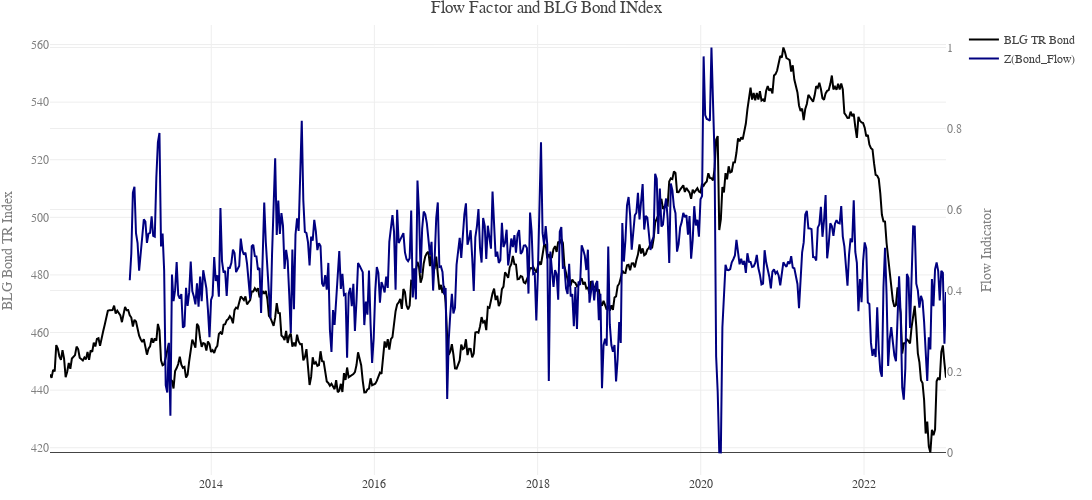

Write notebook code for a chart like this one.
### Code cell
plot_df = flow_weekly_dataset.copy()

fig = go.Figure()


fig.add_trace(
    go.Scatter(x=plot_df['t_date'],
                y=plot_df['BLG TR Bond'],
                name = 'BLG TR Bond',
                yaxis="y",))

fig.add_trace(
    go.Scatter(x=plot_df['t_date'],
                y=(plot_df['Z(Bond_Flow)'] - plot_df['Z(Bond_Flow)'].min()) / (plot_df['Z(Bond_Flow)'].max() - plot_df['Z(Bond_Flow)'].min()),
                name = 'Z(Bond_Flow)',
                yaxis = "y4",))

fig.update_layout(template=temp,
                  title='Flow Factor and BLG Bond INdex', 
                  hovermode='closest',
                  margin=dict(l=50, r=50, t=25, b=25),
                  height=500, 
                  width=1600, 
                  showlegend=True,

                xaxis=dict(domain=[0.65, 0.35]),
                
                yaxis = dict(title="BLG Bond TR Index",
                            titlefont=dict(color="gray"),
                            tickfont=dict(color="gray"),
                            side="left"), # specifying the side the axis should be present
                
                yaxis4 = dict(title="Flow Indicator",
                            titlefont=dict(color="gray"),
                            tickfont=dict(color="gray"),
                            overlaying="y", # specifyinfg y - axis has to be separated
                            side="right"), # specifying the side the axis should be present
    )


fig.data[0].line.color = "black"
fig.data[1].line.color = "navy"
fig.show()

### Figure 1 — Plotly figure (JSON) as saved in the notebook; plotly's stock layout.template omitted (floating-point values rounded to 4 significant figures; data arrays with more than 128 entries replaced by an {"elided": "..."} marker saying what was removed)
{"data": [{"line": {"color": "black"}, "name": "BLG TR Bond", "type": "scatter", "x": {"elided": "574 str values"}, "y": {"elided": "574 float values"}, "yaxis": "y"}, {"line": {"color": "navy"}, "name": "Z(Bond_Flow)", "type": "scatter", "x": {"elided": "574 str values"}, "y": {"elided": "574 float values"}, "yaxis": "y4"}], "layout": {"height": 500, "hovermode": "closest", "margin": {"b": 25, "l": 50, "r": 50, "t": 25}, "showlegend": true, "title": {"text": "Flow Factor and BLG Bond INdex"}, "width": 1600, "xaxis": {"domain": [0.65, 0.35]}, "yaxis": {"side": "left", "tickfont": {"color": "gray"}, "title": {"font": {"color": "gray"}, "text": "BLG Bond TR Index"}}, "yaxis4": {"overlaying": "y", "side": "right", "tickfont": {"color": "gray"}, "title": {"font": {"color": "gray"}, "text": "Flow Indicator"}}}}
